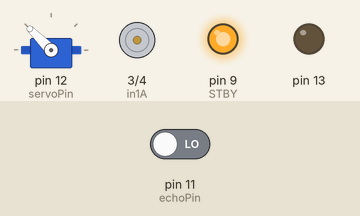
Bench run of a sketch on a simulated Arduino Uno, built with avr-gcc and run on an emulated ATmega328P. Shown: servo, motor-driver pin pairs drawn as motors (green arrow = first pin HIGH = forward, orange = second pin HIGH = backward, longer = more drive, scaled by the enable pin, stopped while the standby pin is LOW), output pins drawn as LEDs (lit = HIGH). The inputs (shaded band) are chosen by the test bench; at power-on: pin 11 (echoPin) LOW. Pins used as bus, display or sensor lines are not drawn; what the sketch prints to the serial monitor is not drawn.

Above: at 30.05 s.
Timing chart, 0 to 33.0 s (numbered marks = the images above):
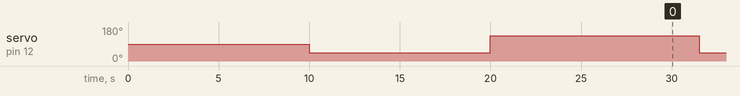

The sketch:

Test_motor_sonar.ino
```cpp
#include <Wire.h>
#include <Servo.h>


#define i2cAddress 0x10
int i2cData = 0;

// Definicion de motor
Servo servo1;

// Motor A
int pwmA = 5;
int in1A = 3;
int in2A = 4;
int STBY = 9;

// Servo
int servoPin = 12;

// Motor Speed Values - Start at zero

int MotorSpeed1 = 0;
int MotorSpeed2 = 0;
int angle = 90;

// Sensor ultrasonic
#define echoPin 11 // attach pin D2 Arduino to pin Echo of HC-SR04
#define trigPin 10 //attach pin D3 Arduino to pin Trig of HC-SR04
// defines variables
long duration; // variable for the duration of sound wave travel
int distance; // variable for the distance measurement

bool obstaculo= false;
bool TakePicture = 0;

// Handle request to send I2C data
void sendData() {
  Wire.write(i2cData);
}

void receiveData(int byteCount) {


}


void setup()
{
   Serial.begin(9600);
   Wire.begin(i2cAddress);
   Wire.onReceive(receiveData);  // cuando llegue la data... se ejecuta esta funcion.
   Wire.onRequest(sendData);     // cuando queremos enviar
// LED
   pinMode(13,OUTPUT);
   digitalWrite(13,LOW);
// Definicion de Motor
  pinMode(pwmA, OUTPUT);

  pinMode(in1A, OUTPUT);
  pinMode(in2A, OUTPUT);

  pinMode(STBY, OUTPUT);

  digitalWrite(STBY, HIGH); // iniciamos activando

  servo1.attach(servoPin);
  servo1.write(90);
  delay(10000);
  servo1.write(45);
  delay(10000);
  servo1.write(135);
  delay(10000);
  // Sensor ultrasonic
  pinMode(trigPin, OUTPUT); // Sets the trigPin as an OUTPUT
  pinMode(echoPin, INPUT); // Sets the echoPin as an INPUT
  obstaculo = false;
}


void loop() {

// Get distance
  digitalWrite(trigPin, LOW);
  delayMicroseconds(2);
  digitalWrite(trigPin, HIGH);     // send waves for 10 us
  delayMicroseconds(10);
  duration = pulseIn(echoPin, HIGH); // receive reflected waves
  distance = duration / 58.2;   // convert to distance
  Serial.print("Distance: ");
  Serial.print(distance);
  Serial.println(" cm");
  delay(10);

  if (distance > 6)
  {
      servo1.write(90);  // forward
      i2cData = 1;
      Serial.println("Forward");
      MotorSpeed1 = 250;
      analogWrite(pwmA, MotorSpeed1);
      digitalWrite(STBY, HIGH); // Activate motor
      Wire.onRequest(sendData); // Request picture to JEtson
      digitalWrite(in1A, LOW);
      digitalWrite(in2A, HIGH);
      i2cData = 0;
  }

  if (distance < 5)
  {
     digitalWrite(STBY, LOW); // stop motor
     analogWrite(pwmA, MotorSpeed1);
     digitalWrite(STBY, HIGH); // iniciamos activando
     digitalWrite(in1A, HIGH);  // Move backward
     digitalWrite(in2A, LOW);
     delay(500);
     digitalWrite(in1A, LOW);  // Move Forward
     digitalWrite(in2A, HIGH);
     servo1.write(45);  // Turn Right

  }


}
```

Measured:
- by itself, servo on pin 12 (servoPin): 90° → 45° at 10.0 s, → 135° 10.0 s later, → 45° 11.5 s later
